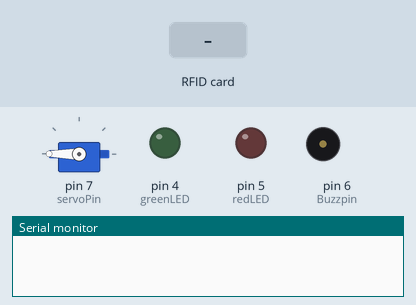
The sketch below on a simulated Arduino Uno, built with avr-gcc and run on an emulated ATmega328P. On the bench: servo, output pins drawn as LEDs (lit = HIGH), buzzer (waves = sounding, pin HIGH), the last lines printed to the serial monitor. The test bench sets the inputs (shaded band). Pins used as bus, display or sensor lines are not drawn.

Above: at 1.2 s.
1.3 s: RFID card 73 EB 40 11 held to the reader
At 1.55 s:
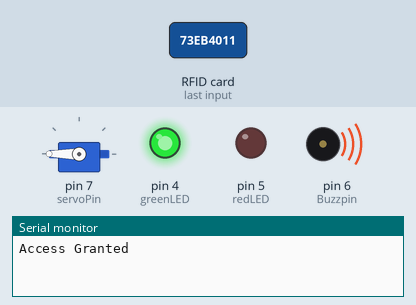
10.3 s: RFID card 5E 7A 19 C4 held to the reader
At 11.5 s:
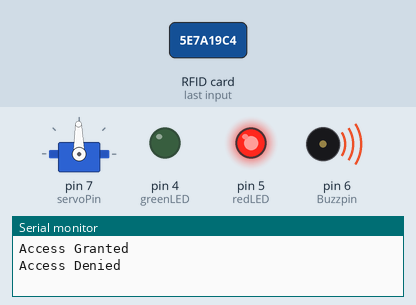
13.3 s: RFID card 73 EB 40 11 held to the reader
At 14.77 s:
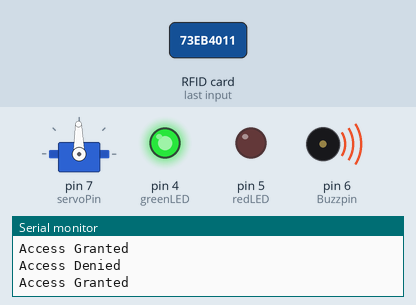
Timing chart, 0 to 22.3 s (numbered marks = the images above; inputs shaded):
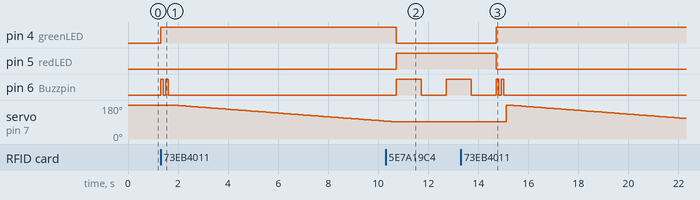

The sketch:

Smart_Door_lock_system.ino
```cpp
//------------------SERVO-------------------------------------------------------------------------------------------------------//

#include <Servo.h>
Servo myServo;
int servoPin = 7;
float angle;
int servoDelay = 100;


//--------------------------RC522--------------------------------------------------------------------------------------------------//

#include <SPI.h>
#include <MFRC522.h>

#define SS_PIN 10
#define RST_PIN 9

MFRC522 mfrc522(SS_PIN, RST_PIN);

byte id[4];
byte allowed[4] = {0x73, 0xEB, 0x40, 0x11};


//------------------------BUZZ---------------------------------------------------------------------------------------------------//

int Buzzpin = 6;
int Buzz_grantedDelay = 100;
int Buzz_deniedDelay = 1000;


//-------------------------------LEDs--------------------------------------------------------------------------------------------//

int greenLED = 4;
int redLED = 5;


//---------------------------SETUP---------------------------------------------------------------------------------------------------//

void setup() {
  Serial.begin(9600);

  //SERVO
 myServo.attach(servoPin);
 myServo.write(180);

 //RC522
  mfrc522.PCD_Init();
  SPI.begin();

  //BUZZ
  pinMode(Buzzpin, OUTPUT);

  //LEDs
  pinMode(redLED, OUTPUT);
  pinMode(greenLED, OUTPUT);

}


//-------------------LOOP-------------------------------------------------------------------------------------------------------------//

void loop() {


 //--------------------------RC522 CODE------------------------------------------------------------------------------------------//

  if (!mfrc522.PICC_IsNewCardPresent()) return;
  if (!mfrc522.PICC_ReadCardSerial()) return;

  for (byte i = 0; i < 4; i++) {
    id[i] = mfrc522.uid.uidByte[i];
  }

  bool match = true;

  for (byte i = 0; i < 4; i++) {
    if (id[i] != allowed[i]) {
      match = false;
    }
  }

  if (match) {
    Serial.println("Access Granted");
  } else {
    Serial.println("Access Denied");
  }

  mfrc522.PICC_HaltA();

//-------------------------------------IF ACCESS GRANTED-------------------------------------------------------------------------------------------//


if(match){

//----------GREEN LED-------

  digitalWrite(greenLED, HIGH);


//--------BUZZ-----------------

  digitalWrite(Buzzpin,HIGH);
    delay(Buzz_grantedDelay);
  digitalWrite(Buzzpin,LOW);
    delay(Buzz_grantedDelay);

  digitalWrite(Buzzpin,HIGH);
    delay(Buzz_grantedDelay);
  digitalWrite(Buzzpin,LOW);
    delay(Buzz_grantedDelay);


 //-----------SERVO MOVEMENT-------

  for(int i=180; i>90; i--) {
  myServo.write(i);
  delay(servoDelay);

  }

  digitalWrite(greenLED, LOW);


}else{

//----------------------------------IF ACCESS DENIED-----------------------------------------------------------------------------------------------


//-----------RED LED------------------

  digitalWrite(redLED, HIGH);


//-----------BUZZ------------------

  digitalWrite(Buzzpin,HIGH);
    delay(Buzz_deniedDelay);
  digitalWrite(Buzzpin,LOW);
    delay(Buzz_deniedDelay);

  digitalWrite(Buzzpin,HIGH);
    delay(Buzz_deniedDelay);
  digitalWrite(Buzzpin,LOW);
    delay(Buzz_deniedDelay);


  digitalWrite(redLED, LOW);


}


}
```

Measured:
- after the input at 1.3 s, pin 4 (greenLED): LOW → HIGH at once; pin 6 (Buzzpin): alternates HIGH for 0.10 s and LOW for 0.10 s, 4 changes in all, then stays LOW, starting at once; servo on pin 7 (servoPin): moves from 180° to 95° over 8.4 s, starting after 0.51 s
- after the input at 10.3 s, pin 5 (redLED): LOW → HIGH after 0.42 s; pin 6 (Buzzpin): LOW → HIGH after 0.42 s, → LOW 1.0 s later, → HIGH 1.0 s later
- after the input at 13.3 s, pin 4 (greenLED): LOW → HIGH after 1.4 s; servo on pin 7 (servoPin): 91° → 180° after 1.8 s, → 179° 0.10 s later, → 178° 0.10 s later, → 177° 0.10 s later, … (72 changes in this stretch)
